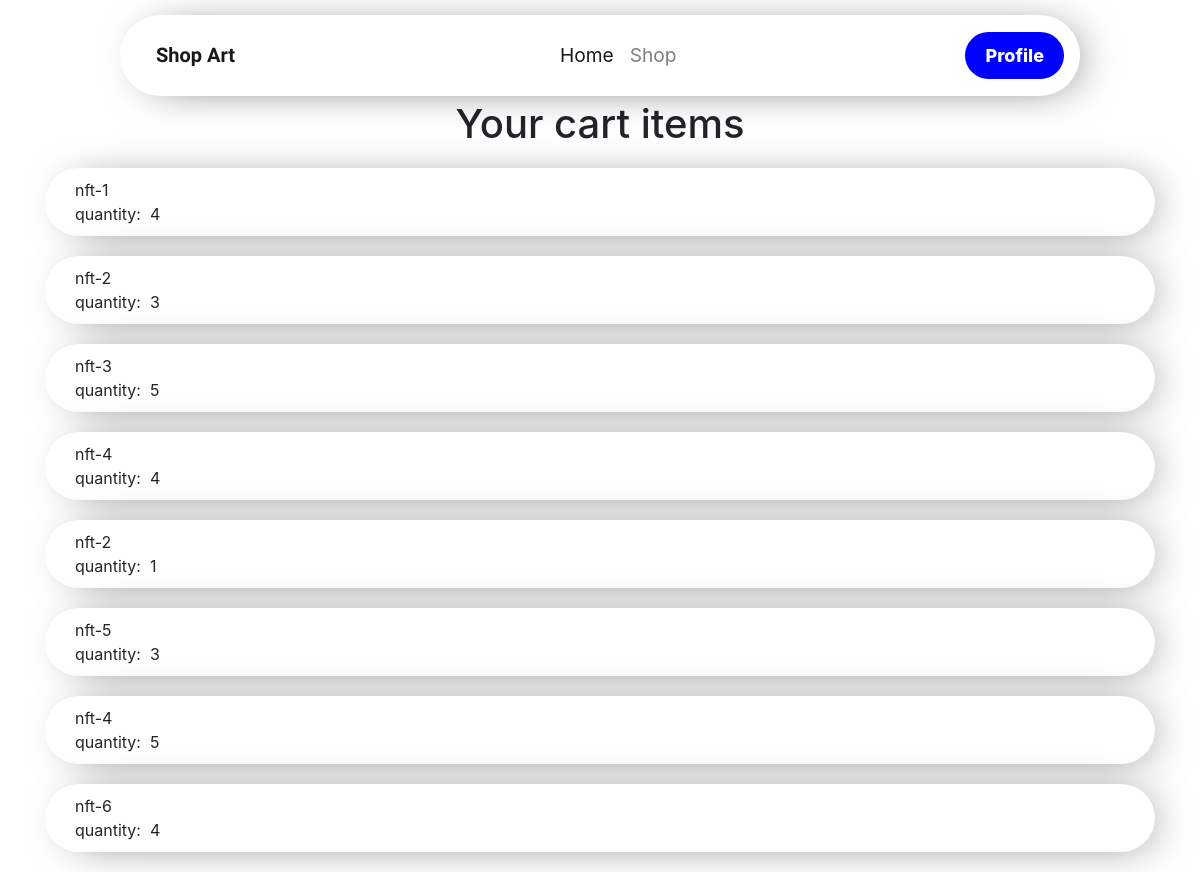
Screenshot of /cart (signed in) with the database file from the repository.
### shop/database/model.py (models this page shows)
class Products(db.Model):
    id = db.Column(db.Integer, primary_key = True)
    name = db.Column(db.String(50), unique = True)
    url = db.Column(db.String(300), unique = True)
    desc = db.Column(db.String(350))
    price = db.Column(db.Integer)
    cart = db.relationship('Cart', backref = 'cart_product')
    order = db.relationship('Order', backref = 'order_product')

### shop/routes.py (the view)
@app.route("/cart")
@login_required
def cart():
    from shop.database.model import Users, Products, Cart, Cart_items
    products = Cart.query.filter(Cart.user_id == current_user.id).all()
    product_data_front_end = []
    for item in products:
        product_qty = Cart_items.query.filter(Cart_items.cart_id == item.id).first()
        product_name_obj = Products.query.filter(Products.id == item.product_id).first()
        product_name = product_name_obj.name
        product_object = {
            'product_name': product_name,
            'product_qty': product_qty.quantity
        }
        product_data_front_end.append(product_object)
    print(product_data_front_end)
    return render_template("cart.html", product_det = product_data_front_end)

### shop/__init__.py (called while the page is built)
@login_manager.user_loader
def load_user(user_id):
    from shop.database.model import Users
    user = Users.query.filter(Users.id == user_id).first()
    if user:
        return user
    else:
        pass

### shop/templates/cart.html (shortened to what this page needs)
{% extends "base.html" %}
{% block style %}
<link rel="stylesheet" href="static/styles/cart.css">
{% endblock %}
{% block nav %}
<form class="form-inline my-2 my-lg-0">
  <button class="signup-btn btn  my-2 my-sm-0" type="submit">Profile</button>
</form>
{% endblock %}
{% block content %}
<h1 class="cart-header">Your cart items</h1>
<div class="container">
  {% for item in product_det %}
  <div class="item-cards">
    <div class="item-name">{{ item['product_name'] }}</div>
    <div class="quantity">quantity:&nbsp; {{ item['product_qty'] }}</div>
  </div>
  {% endfor %}
</div>
{% endblock %}

### shop/templates/base.html (shortened to what this page needs)
<!doctype html>
<html lang="en">
<head>
    <link rel="stylesheet" href="https://cdn.jsdelivr.net/npm/bootstrap@4.0.0/dist/css/bootstrap.min.css"
>
    <link rel="stylesheet" href="static/styles/style.css">
    {% block style %}
    {% endblock %}
</head>
<body>
    <nav class="navbar navbar-expand-lg navbar-light  base-nav">
        <a class="navbar-brand nav-logo" href="#">Shop Art</a>
        <div class="collapse navbar-collapse" id="navbarSupportedContent">
            <ul class="navbar-nav mr-auto nav-ul">
                <li class="nav-item active">
                    <a class="nav-link" href="#">Home <span class="sr-only">(current)</span></a>
                </li>
                <li class="nav-item">
                    <a class="nav-link" href="#">Shop</a>
                </li>
            </ul>
            {% block nav %}
            {% endblock %}
        </div>
    </nav>
    {% block content %}
    {% endblock %}
</body>
</html>

### shop/static/styles/style.css (style rules this page uses)
body { position: relative; }
.base-nav { width: 80vw; border-radius: 50px; background-color: white !important; -webkit-box-shadow: 11px 3px 46px -18px rgba(0, 0, 0, 0.75); -moz-box-shadow: 11px 3px 46px -18px rgba(0, 0, 0, 0.75); box-shadow: 11px 3px 46px -18px rgba(0, 0, 0, 0.75); margin: 10px auto; position: fixed; left: 10%; right: 10%; top: 5px; z-index: 100; }
.nav-logo { padding: 10px 20px; font-family: 'Dancing Script', cursive !important; font-weight: 800; }
.signup-btn { font-weight: 800; font-size: large; border-radius: 50px; border: 0px solid transparent; background-color: blue; color: white; padding: 10px 20px; }
.nav-ul { margin: auto; color: white; padding: 10px 20px; }
.nav-ul>li { font-size: larger; }

### shop/static/styles/cart.css (style rules this page uses)
.cart-header { margin-top: 100px; text-align: center; }
.container { width: 100%; }
.item-cards { -webkit-box-shadow: 11px 3px 46px -18px rgba(0, 0, 0, 0.75); -moz-box-shadow: 11px 3px 46px -18px rgba(0, 0, 0, 0.75); box-shadow: 11px 3px 46px -18px rgba(0, 0, 0, 0.75); background-color: white; border-radius: 50px; padding: 10px 30px !important; margin: 20px 0; }

### rows the page displays
Products: product_name "nft-1", product_qty "4"
Products: product_name "nft-2", product_qty "3", product_qty "1"
Products: product_name "nft-3", product_qty "5"
Products: product_name "nft-4", product_qty "4", product_qty "5"
Products: product_name "nft-5", product_qty "3"
Products: product_name "nft-6", product_qty "4"
